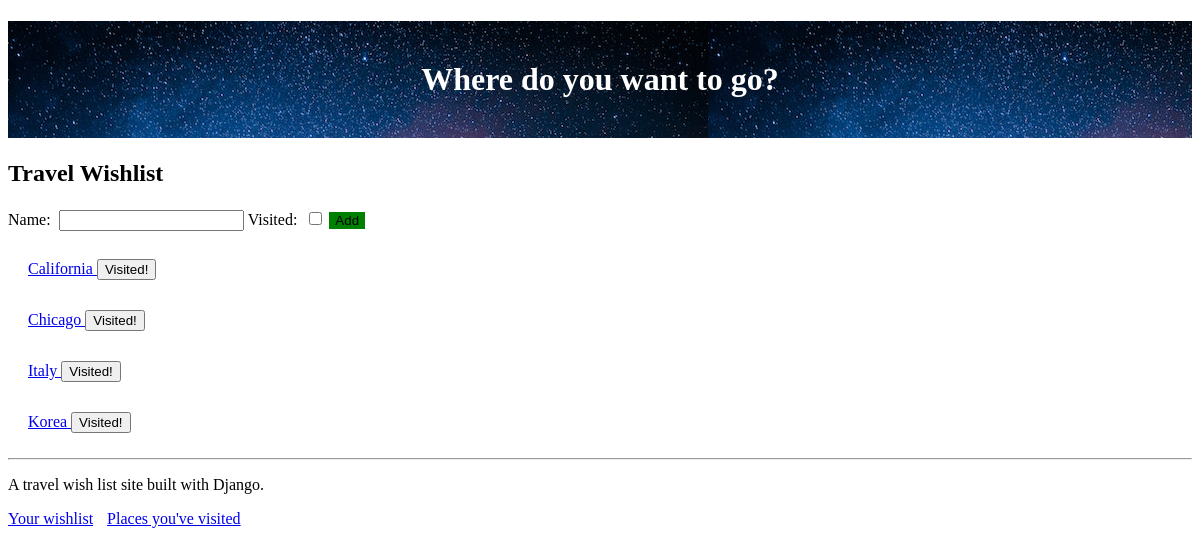
Before: / (signed in) with the older database file.
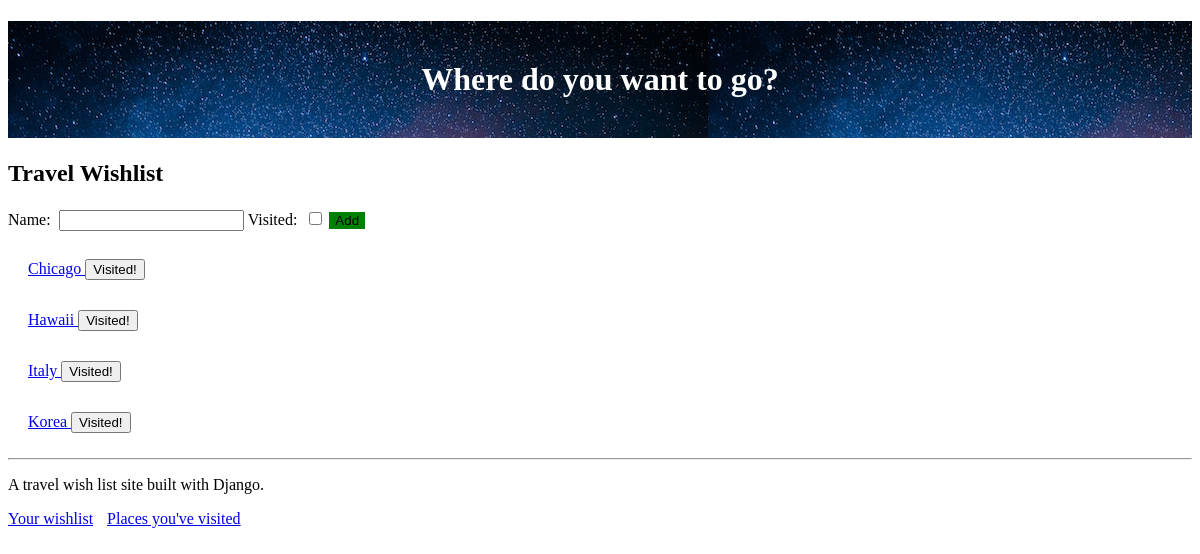
After: the same page with the newer database file.
### travel_wishlist/models.py (models this page shows, shortened)
class Place(models.Model):
    user = models.ForeignKey('auth.user', null=False, on_delete=models.CASCADE)
    name = models.CharField(max_length=200)
    visited = models.BooleanField(default=False)
    notes = models.TextField(blank=True, null=True)
    date_visited = models.DateField(blank=True, null=True)
    photo = models.ImageField(upload_to='user_images/', blank=True, null=True)

### travel_wishlist/views.py (the view, shortened to what this page needs)
# urls.py: path('', views.place_list, name='place_list'),
@login_required
def place_list(request):
    places = Place.objects.filter(user=request.user).filter(visited=False).order_by('name')
    new_place_form = NewPlaceForm()
    return render(request, 'travel_wishlist/wishlist.html', { 'places': places, 'new_place_form': new_place_form })

### travel_wishlist/forms.py
class NewPlaceForm(forms.ModelForm):
    class Meta:
        model = Place
        fields = ('name', 'visited')

### travel_wishlist/templates/travel_wishlist/wishlist.html (shortened to what this page needs)
{% extends 'travel_wishlist/base.html' %}
{% block content %}
<h2>Travel Wishlist</h2>
<form method="POST" action="{% url 'place_list' %}">
    {{ new_place_form }}
    <button id="add-new-place" type="submit">Add</button>
</form>
{% for place in places %}
    <div class="wishlist-place">
        <span class="place-name-{{ place.pk }}" class="place-name">
            <a href="{% url 'place_details' place_pk=place.pk %}">
                {{ place.name }}
            </a>
        </span>
        <form class="visited-form" methods="POST" action="{% url 'place_was_visited' %}">
            <button type="submit">Visited!</button>
        </form>
    </div>
{% empty %}
    <P>You have no places in your wishlist</P>
{% endfor %}
{% endblock %}

Changed rows visible on the page:
no longer on this page (row edited): Place: name "California"
added Place: name "Hawaii"
